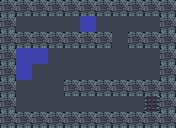

This game map was drawn from its Tiled (.tmx) file and the tilesets committed beside it. A one-line description and the full map source follow:
An orthogonal 11x8 tile map with 16x16 px tiles, 1 tile layer (terrain) and 7 objects.

<map version="1.0" orientation="orthogonal" width="11" height="8" tilewidth="16" tileheight="16">
 <properties>
  <property name="author" value="moineau" />
  <property name="goldMoves" type="int" value="26" />
  <property name="goldTime" type="float" value="4.2" />
  <property name="name" value="First Lesson" />
 </properties>
 <tileset firstgid="1" source="tileset.tsx" />
 <layer name="terrain" width="11" height="8">
  <data encoding="csv">
4,4,4,4,4,4,4,4,4,4,4,
4,1,1,1,1,3,1,1,1,1,4,
4,4,4,4,4,4,4,1,4,4,4,
4,3,3,1,1,1,1,1,1,1,4,
4,3,1,1,1,1,1,1,1,1,4,
4,1,1,1,4,4,4,4,4,4,4,
4,1,1,1,1,1,1,1,1,5,4,
4,4,4,4,4,4,4,4,4,4,4
</data>
 </layer>
 <objectgroup name="objects" width="0" height="0">
  <object gid="6" x="32" y="32" width="16" height="16" />
  <object gid="9" x="48" y="32" width="16" height="16" />
  <object gid="7" x="128" y="32" width="16" height="16" />
  <object gid="8" x="112" y="48" width="16" height="16" />
  <object gid="8" x="64" y="112" />
  <object gid="7" x="144" y="80" />
  <object gid="9" x="48" y="64" />
 </objectgroup>
</map>
